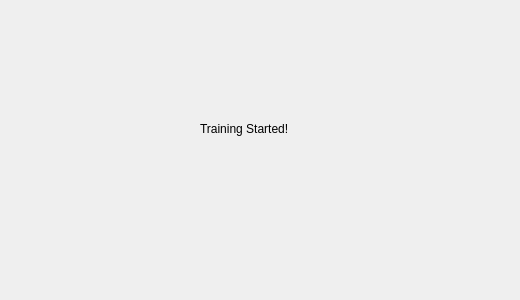
<?xml version="1.0" encoding="UTF-8"?>
<ui version="4.0">
 <class>Training</class>
 <widget class="QWidget" name="Training">
  <property name="geometry">
   <rect>
    <x>0</x>
    <y>0</y>
    <width>520</width>
    <height>300</height>
   </rect>
  </property>
  <property name="windowTitle">
   <string>Form</string>
  </property>
  <widget class="QLabel" name="label">
   <property name="geometry">
    <rect>
     <x>200</x>
     <y>120</y>
     <width>120</width>
     <height>17</height>
    </rect>
   </property>
   <property name="text">
    <string>Training Started!</string>
   </property>
  </widget>
 </widget>
 <resources/>
 <connections/>
</ui>
